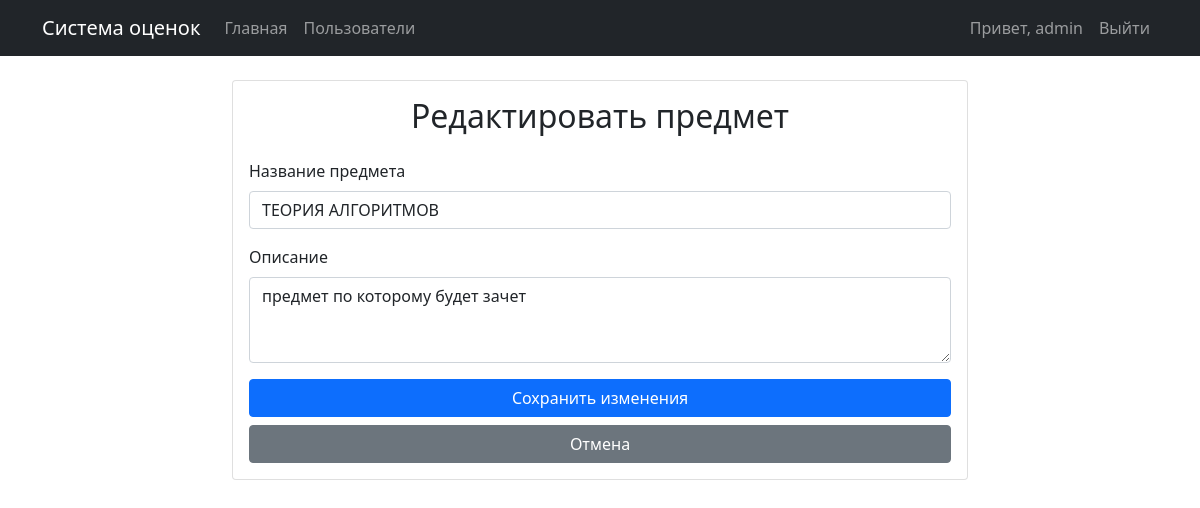
The page /edit_subject/1 (signed in) on the database its author committed.
### app.py (models this page shows)
class User(UserMixin, db.Model):
    id = db.Column(db.Integer, primary_key=True)
    username = db.Column(db.String(80), unique=True, nullable=False)
    group = db.Column(db.String(20), nullable=False)
    password_hash = db.Column(db.String(120), nullable=False)
    grades = db.relationship('Grade', backref='user', lazy=True)

class Subject(db.Model):
    id = db.Column(db.Integer, primary_key=True)
    title = db.Column(db.String(100), nullable=False)
    description = db.Column(db.Text, nullable=True)
    grades = db.relationship('Grade', backref='subject', lazy=True)

### app.py (the view)
@app.route('/edit_subject/<int:subject_id>', methods=['GET', 'POST'])
@login_required
def edit_subject(subject_id):
    if current_user.group != 'admin':
        flash('У вас нет прав для выполнения этого действия')
        return redirect(url_for('index'))
    subject = Subject.query.get_or_404(subject_id)
    if request.method == 'POST':
        subject.title = request.form.get('title')
        subject.description = request.form.get('description')
        db.session.commit()
        flash('Предмет успешно обновлен')
        return redirect(url_for('index'))
    return render_template('edit_subject.html', subject=subject)

### app.py (called while the page is built)
@login_manager.user_loader
def load_user(user_id):
    return User.query.get(int(user_id))

### templates/edit_subject.html (shortened to what this page needs)
{% extends "base.html" %}
{% block content %}
<div class="row justify-content-center">
    <div class="col-md-8">
        <div class="card">
            <div class="card-body">
                <h2 class="card-title text-center mb-4">Редактировать предмет</h2>
                <form method="POST">
                    <div class="mb-3">
                        <label for="title" class="form-label">Название предмета</label>
                        <input type="text" class="form-control" id="title" name="title" value="{{ subject.title }}" required>
                    </div>
                    <div class="mb-3">
                        <label for="description" class="form-label">Описание</label>
                        <textarea class="form-control" id="description" name="description" rows="3">{{ subject.description }}</textarea>
                    </div>
                    <div class="d-grid gap-2">
                        <button type="submit" class="btn btn-primary">Сохранить изменения</button>
                        <a href="{{ url_for('index') }}" class="btn btn-secondary">Отмена</a>
                    </div>
                </form>
            </div>
        </div>
    </div>
</div>
{% endblock %}

### templates/base.html (shortened to what this page needs)
<!DOCTYPE html>
<html lang="ru">
<head>
    <link href="https://cdn.jsdelivr.net/npm/bootstrap@5.1.3/dist/css/bootstrap.min.css" rel="stylesheet">
</head>
<body>
    <nav class="navbar navbar-expand-lg navbar-dark bg-dark">
        <div class="container">
            <a class="navbar-brand" href="{{ url_for('index') }}">Система оценок</a>
            <div class="collapse navbar-collapse" id="navbarNav">
                <ul class="navbar-nav me-auto">
                    <li class="nav-item">
                        <a class="nav-link" href="{{ url_for('index') }}">Главная</a>
                    </li>
                    {% if current_user.is_authenticated and current_user.group == 'admin' %}
                    <li class="nav-item">
                        <a class="nav-link" href="{{ url_for('users') }}">Пользователи</a>
                    </li>
                    {% endif %}
                </ul>
                <div class="navbar-nav">
                    {% if current_user.is_authenticated %}
                        <span class="nav-item nav-link">Привет, {{ current_user.username }}</span>
                        <a class="nav-item nav-link" href="{{ url_for('logout') }}">Выйти</a>
                    {% else %}
                        <a class="nav-item nav-link" href="{{ url_for('login') }}">Войти</a>
                    {% endif %}
                </div>
            </div>
        </div>
    </nav>
    <div class="container mt-4">
        {% block content %}{% endblock %}
    </div>
</body>
</html>

### rows shown on the page
User: username "admin"
Subject: title "ТЕОРИЯ АЛГОРИТМОВ", description "предмет по которому будет зачет"
